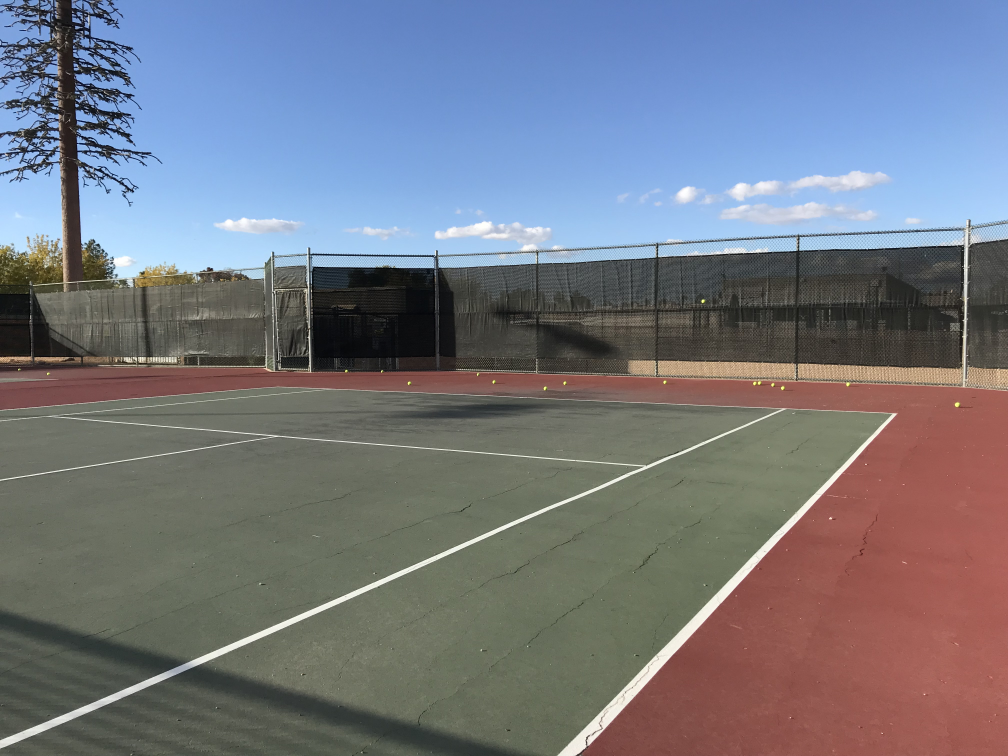
#> input picture cv/court_transform/images/IMG_3774.jpeg, 4032 x 3024 px (shown at 1/4 size); its folder holds only this picture in this run
$ python court_transform.py
#> lines starting #> are read from the running program, lines starting #| are printed output that depends on the picture; after the words box and inside, x2 and y2 are one past the last pixel; in counts of white or black regions, pixels touching at a corner belong together
import numpy as np
import cv2
import glob

# HSV values:
green_lower = (29, 86, 10)
green_upper = (64, 255, 255)

white_lower = (0, 0, 210)     # S=0%, V=90%
white_upper = (255, 25, 255)  # S=10%, V=100%

# Joseph's iPhone 7 camera calibration
camera_matrix = np.array([[3.26547440e+03, 0.00000000e+00, 1.98304155e+03],
                          [0.00000000e+00, 3.25755683e+03, 1.49452585e+03],
                          [0.00000000e+00, 0.00000000e+00, 1.00000000e+00]])
distance_coeffs = np.array([[2.83900242e-01, -1.96505698e+00,  6.32435233e-04,
                             6.94889726e-04,  4.24150588e+00]])

fnames = glob.glob('images/*.jpeg')
for fname in fnames:
    image = cv2.imread(fname)
#> image is the input picture: shape (3024, 4032, 3); mean B, G, R 130.2, 120.2, 116.5
    print('Processing image ' + fname)

    # [10 lines of commented-out code are left out]

    cv2.imshow("image", cv2.resize(image, (0, 0), fx=0.25, fy=0.25))

    hsv = cv2.cvtColor(image, cv2.COLOR_BGR2HSV)
#> hsv: shape (3024, 4032, 3); mean H, S, V 57.8, 71.3, 147.5
    # cv2.imshow("hsv", cv2.resize(hsv, (0, 0), fx=0.25, fy=0.25))

    lineMask = cv2.inRange(hsv, white_lower, white_upper)
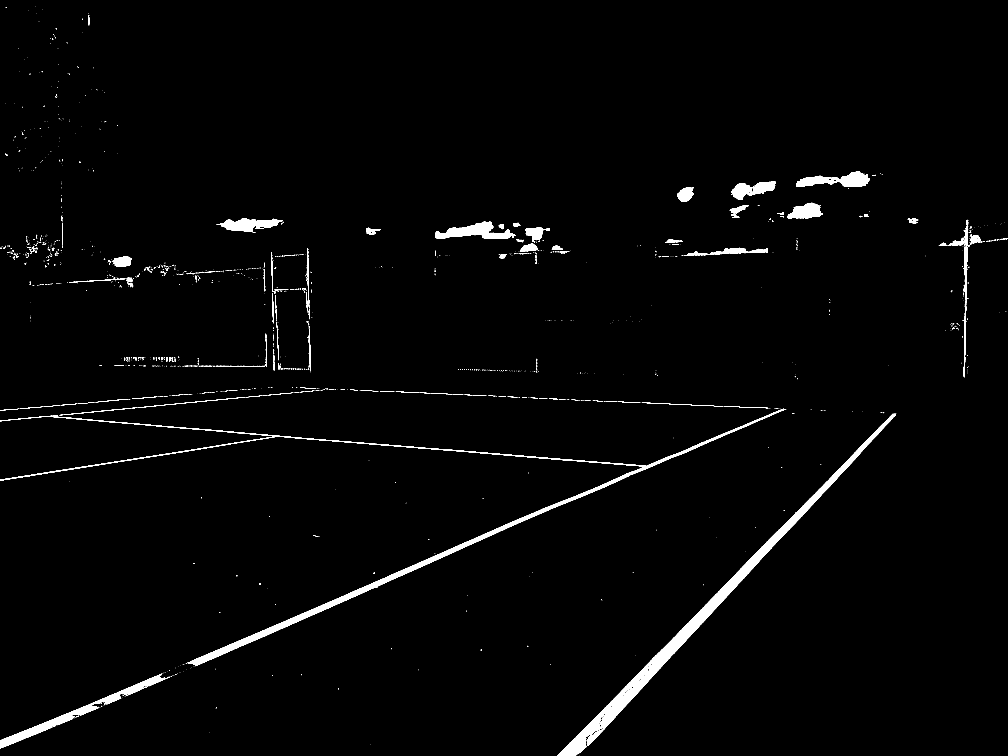
#> lineMask: shape (3024, 4032) (shown at 1/4 size); 1.8% white; 1494 white regions (1267 under 20 px), largest, box (x1, y1, x2, y2) and area: (2228, 1655, 3583, 3024) 66617, (0, 1634, 3145, 2665) 53179, (0, 2695, 667, 2994) 17658
    # lineMask = cv2.erode(lineMask, None, iterations=2)
    lineMask = cv2.dilate(lineMask, None, iterations=2)
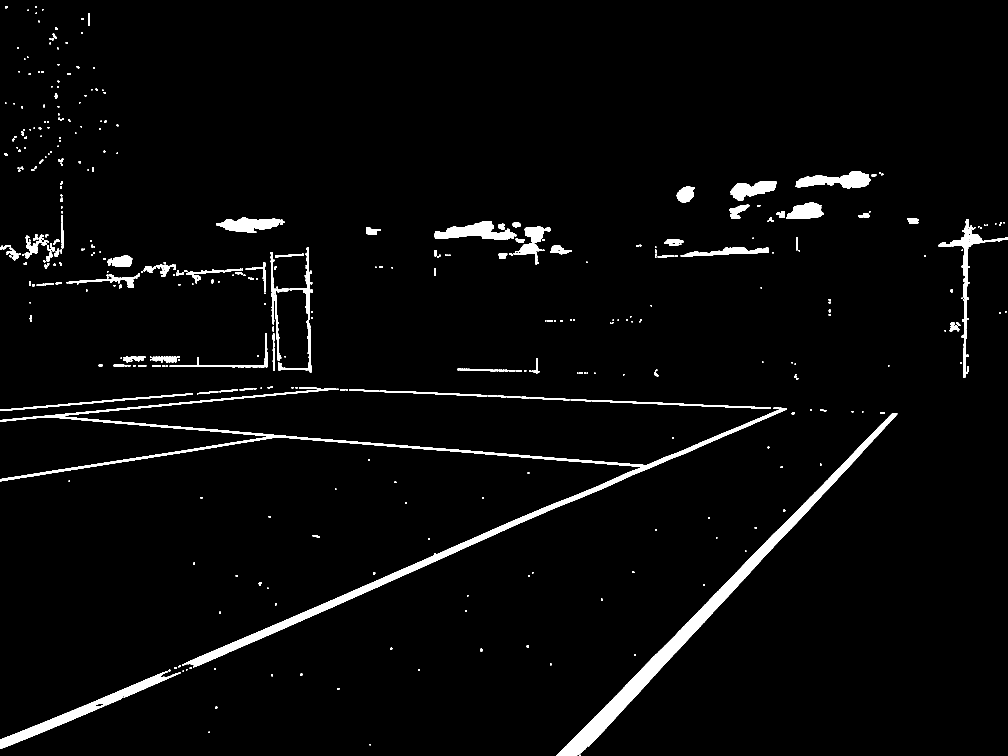
#> lineMask: shape (3024, 4032) (shown at 1/4 size); 2.9% white; 509 white regions, largest, box (x1, y1, x2, y2) and area: (0, 1631, 3147, 2669) 84207, (2226, 1653, 3589, 3024) 79413, (0, 2689, 713, 2996) 23548

    blurred = cv2.GaussianBlur(lineMask, (3, 3), 0)
    # cv2.imshow("blurred", cv2.resize(blurred, (0, 0), fx=0.25, fy=0.25))

    edges = cv2.Canny(blurred, 150, 200, apertureSize=3)
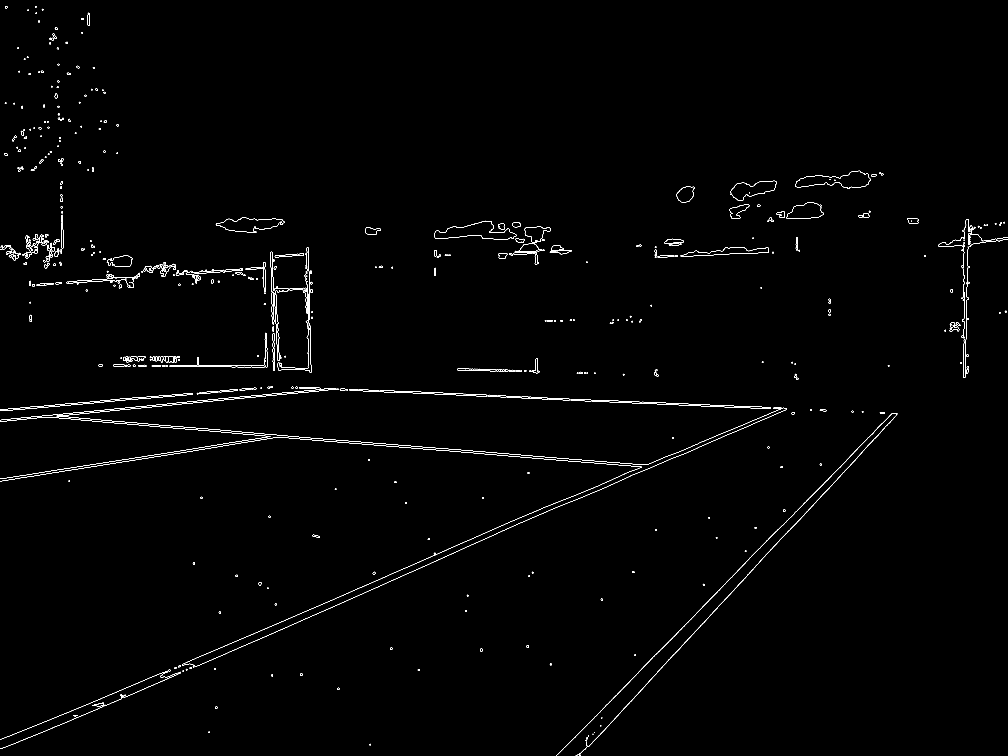
#> edges: shape (3024, 4032) (shown at 1/4 size); 0.47% white in thin lines or dots
    cv2.imshow("edges", cv2.resize(edges, (0, 0), fx=0.25, fy=0.25))
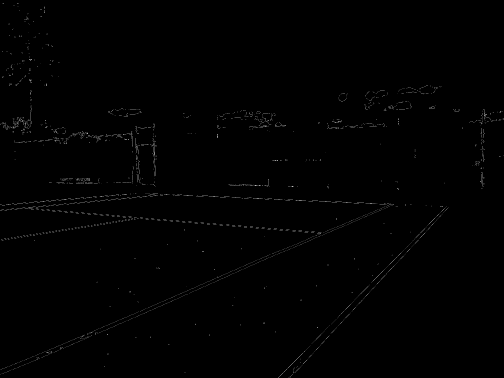
#> window 'edges': shape (756, 1008) (shown at 1/2 size); min 0, max 191, mean 1.2

    # lines = cv2.HoughLines(edges, 1, np.pi/180, 200)
    lines = cv2.HoughLines(edges, 1, np.pi/180, 300)
#> lines = 17 rows, first 8: [3756, 0.75], [1901, 1.41], [1637, 1.66], [1638, 1.48], [2758, 1.15], [1893, 1.41], [1644, 1.66], [2738, 1.17]
    print('Total lines: {0}'.format(np.size(lines)))
#| Total lines: 34

    for line in lines:
        for r, theta in line:
            # Stores the value of cos(theta) in a
            a = np.cos(theta)
            # Stores the value of sin(theta) in b
            b = np.sin(theta)
            # x0 stores the value rcos(theta)
            x0 = a*r
            # y0 stores the value rsin(theta)
            y0 = b*r
            # x1 stores the rounded off value of (rcos(theta)-1000sin(theta))
            x1 = int(x0 + 5000*(-b))
            # y1 stores the rounded off value of (rsin(theta)+1000cos(theta))
            y1 = int(y0 + 5000*(a))
            # x2 stores the rounded off value of (rcos(theta)+1000sin(theta))
            x2 = int(x0 - 5000*(-b))
            # y2 stores the rounded off value of (rsin(theta)-1000cos(theta))
            y2 = int(y0 - 5000*(a))
            # cv2.line draws a line in img from the point(x1,y1) to (x2,y2).
            # (0,0,255) denotes the colour of the line to be
            # drawn. In this case, it is red.
            cv2.line(image, (x1, y1), (x2, y2), (0, 0, 255), 4)
#> this loop made 17 passes
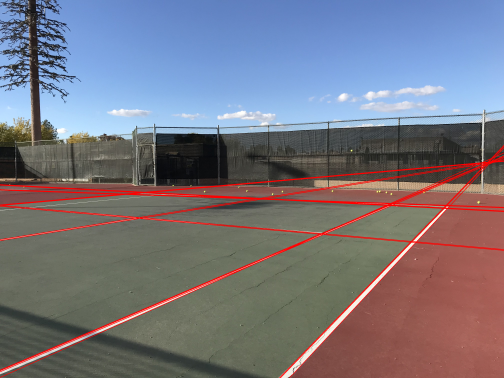
#> image: shape (3024, 4032, 3) (shown at 1/8 size); mean B, G, R 127.4, 117.2, 119.5

    cv2.imshow("output", cv2.resize(image, (0, 0), fx=0.25, fy=0.25))
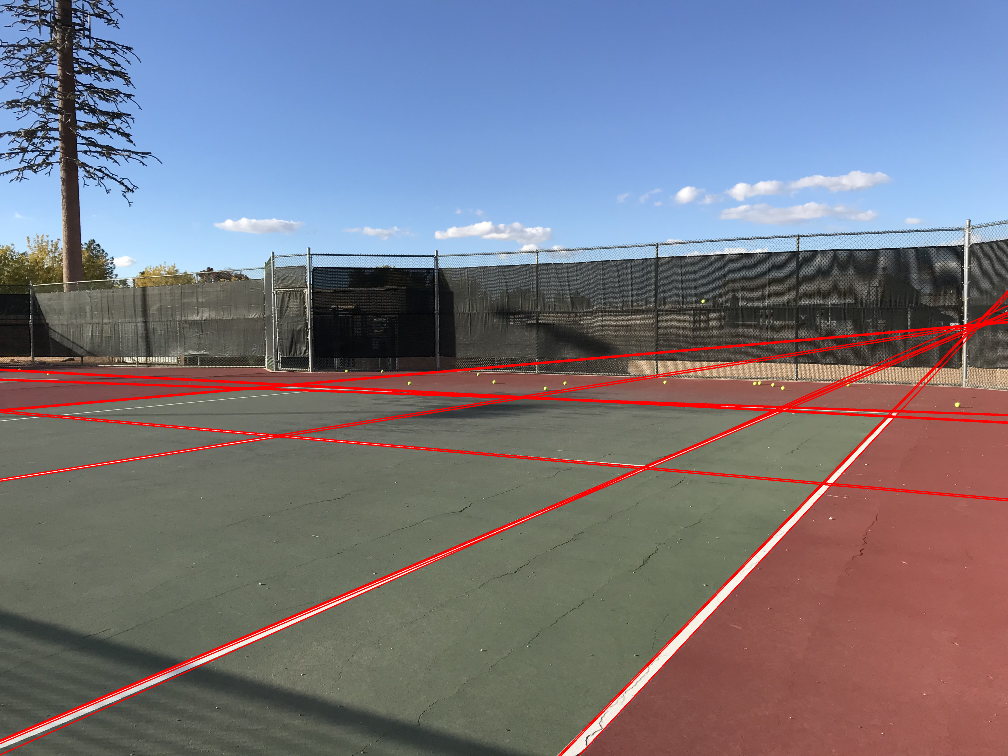
#> window 'output': shape (756, 1008, 3); mean B, G, R 127.5, 117.3, 119.7
    # [11 lines of commented-out code are left out]

    key = cv2.waitKey(0) & 0xFF
#> (key q is pressed here)
    # if the 'q' key is pressed, stop the loop
    if key == ord("q"):
        break

$ run again, on cv/court_transform/images/IMG_3787.jpeg
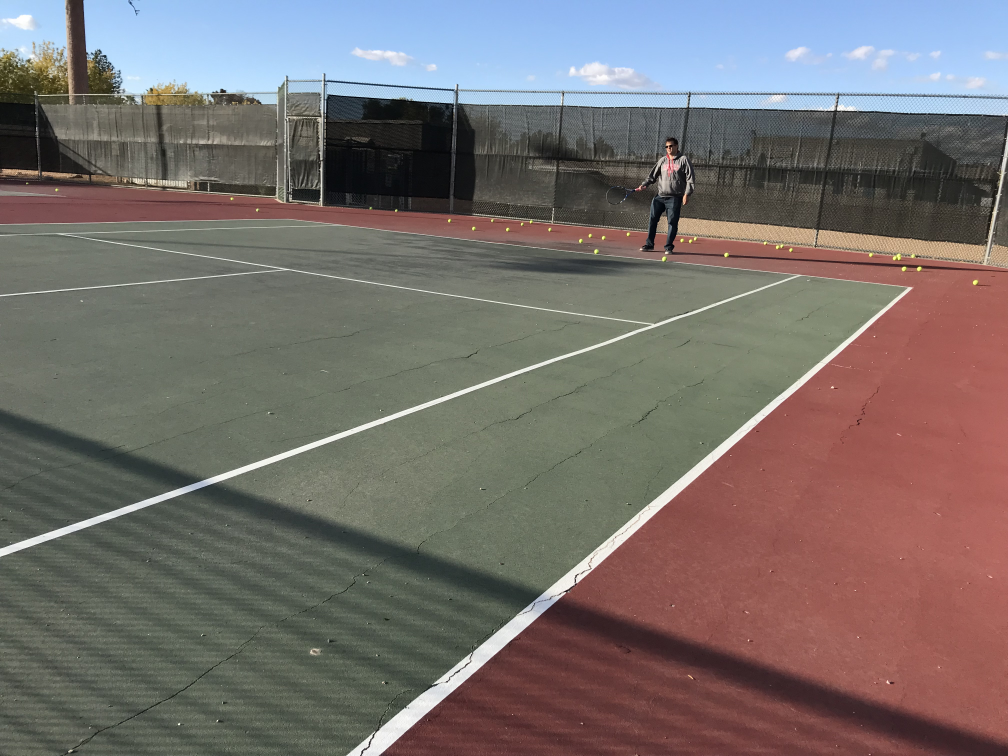
#> input picture cv/court_transform/images/IMG_3787.jpeg, 4032 x 3024 px (shown at 1/4 size)
#> image is the input picture: shape (3024, 4032, 3); mean B, G, R 107.9, 110.8, 118.3
#> hsv: shape (3024, 4032, 3); mean H, S, V 46.5, 59.3, 131
#> `lineMask = cv2.inRange(hsv, white_lower, white_upper)`:
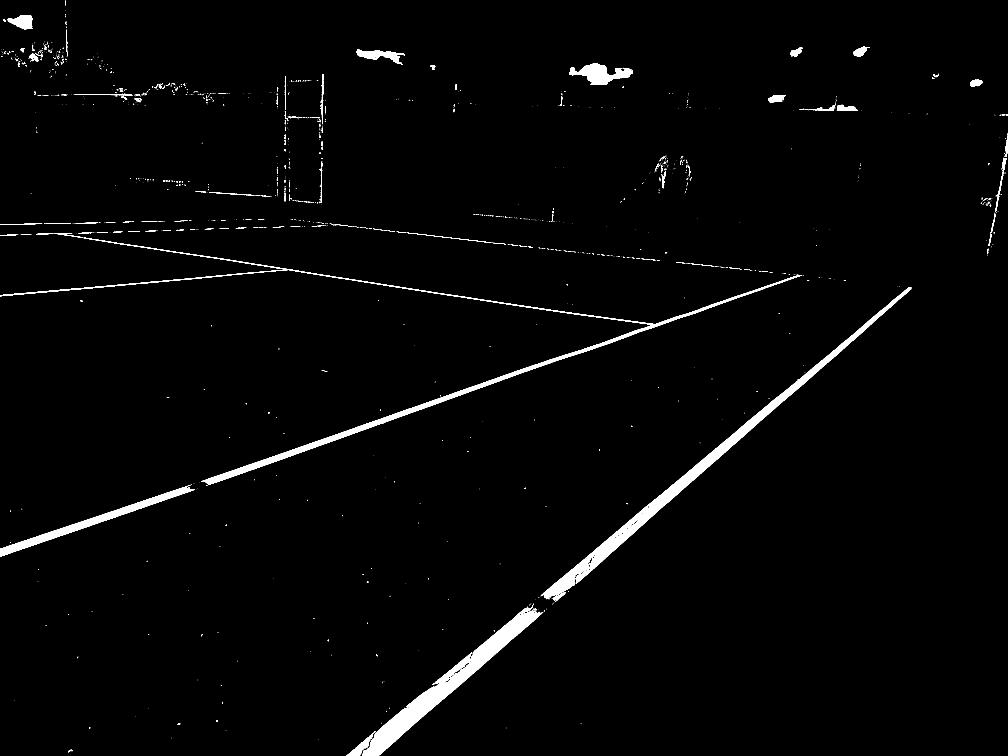
#> lineMask: shape (3024, 4032) (shown at 1/4 size); 2% white; 1382 white regions (1189 under 20 px), largest, box (x1, y1, x2, y2) and area: (2166, 1150, 3647, 2408) 63480, (1448, 2414, 2173, 3024) 57481, (0, 950, 3209, 1940) 50830
#> edges: shape (3024, 4032); 0.44% white in thin lines or dots
#> lines = 22 rows, first 8: [3211, 0.873], [880, 1.73], [2108, 1.24], [888, 1.73], [1173, 1.48], [3277, 0.855], [2077, 1.24], [763, 1.68]
#| Total lines: 44
#> the loop `for line in lines:` made 22 passes
#> `cv2.imshow("output", cv2.resize(image, (0, 0), fx=0.25, fy=0.25))`:
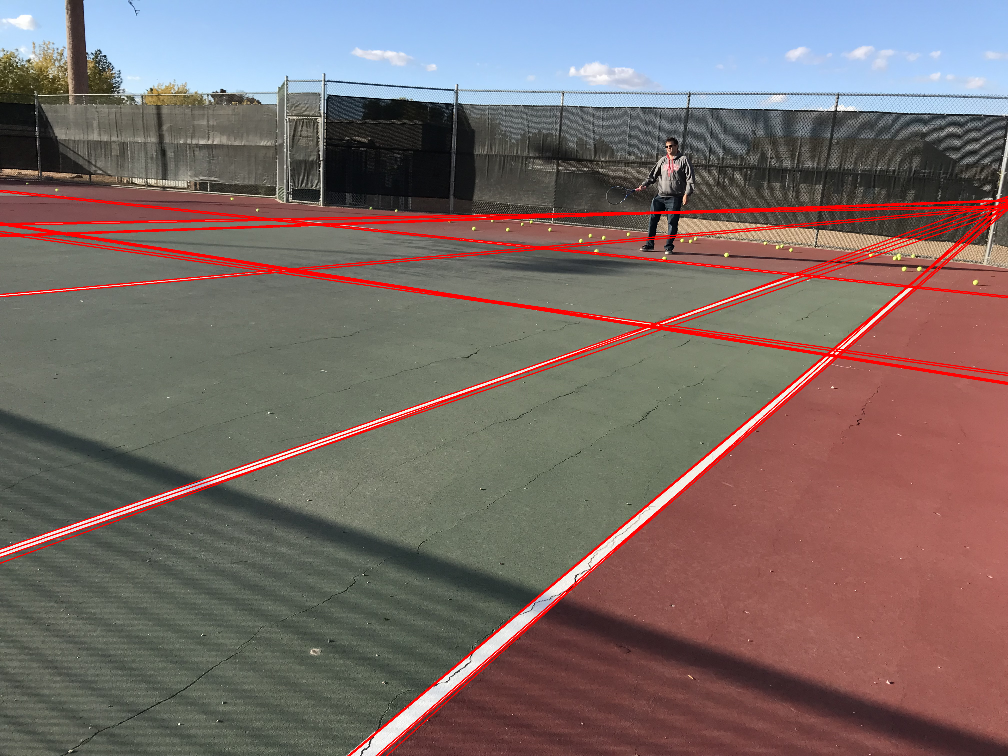
#> window 'output': shape (756, 1008, 3); mean B, G, R 104.4, 106.9, 122.3

$ run again, on cv/court_transform/images/IMG_3933.jpeg
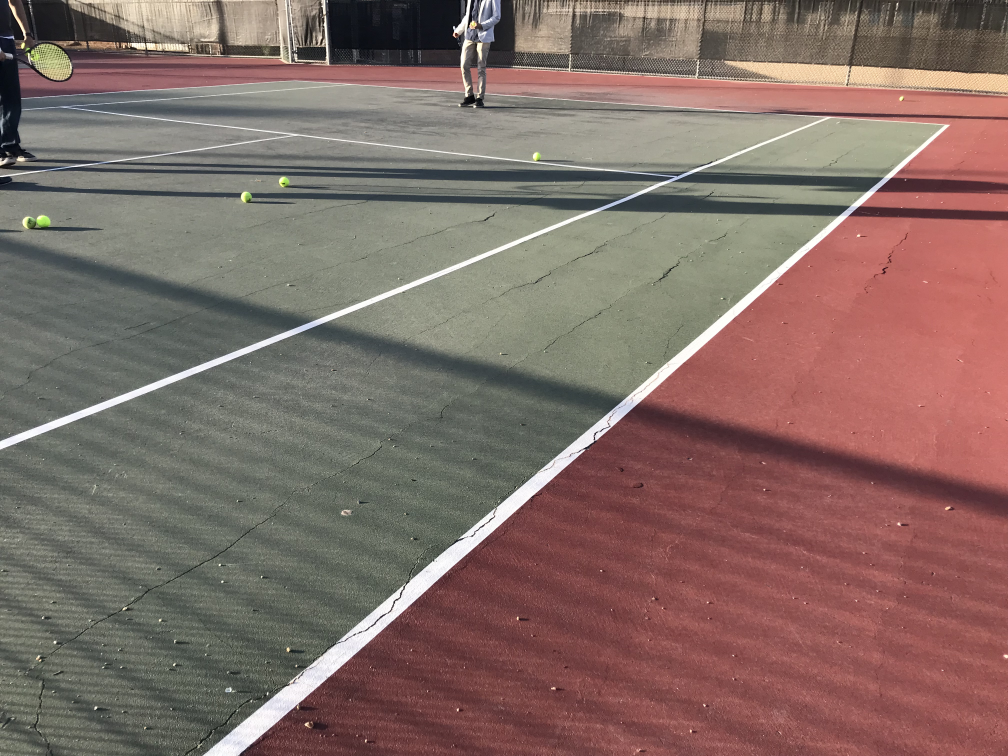
#> input picture cv/court_transform/images/IMG_3933.jpeg, 4032 x 3024 px (shown at 1/4 size)
#> image is the input picture: shape (3024, 4032, 3); mean B, G, R 102.1, 108.7, 130.7
#> hsv: shape (3024, 4032, 3); mean H, S, V 44.3, 59.4, 133.1
#> `lineMask = cv2.inRange(hsv, white_lower, white_upper)`:
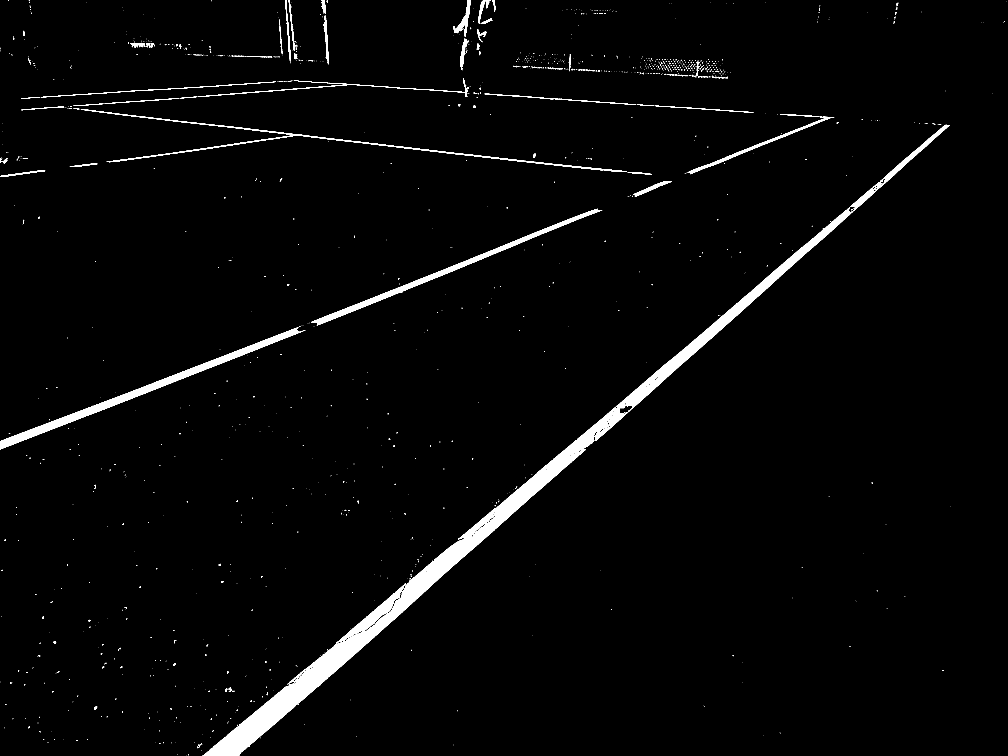
#> lineMask: shape (3024, 4032) (shown at 1/4 size); 2.5% white; 1407 white regions (1259 under 20 px), largest, box (x1, y1, x2, y2) and area: (810, 841, 3413, 3024) 177994, (0, 1308, 1220, 1798) 33991, (1244, 835, 2409, 1302) 22262
#> edges: shape (3024, 4032); 0.5% white in thin lines or dots
#> lines = 29 rows, first 8: [242, 1.64], [235, 1.64], [2827, 0.873], [1684, 1.19], [1646, 1.2], [439, 1.5], [445, 1.5], [2898, 0.838]
#| Total lines: 58
#> the loop `for line in lines:` made 29 passes
#> `cv2.imshow("output", cv2.resize(image, (0, 0), fx=0.25, fy=0.25))`:
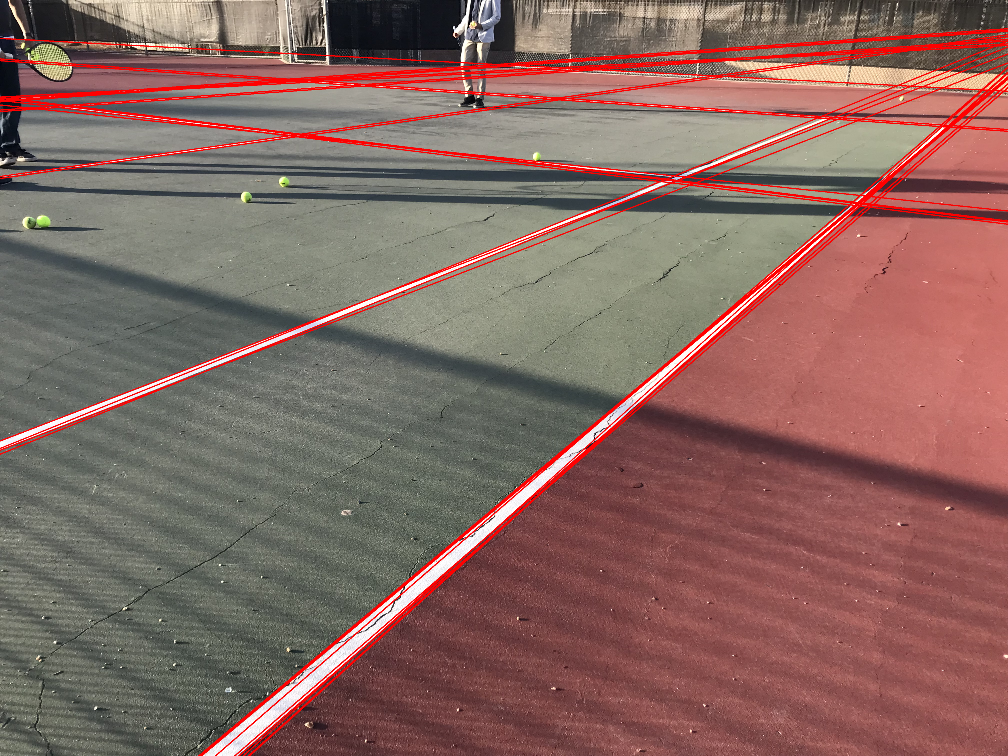
#> window 'output': shape (756, 1008, 3); mean B, G, R 96.7, 103.2, 135.3
